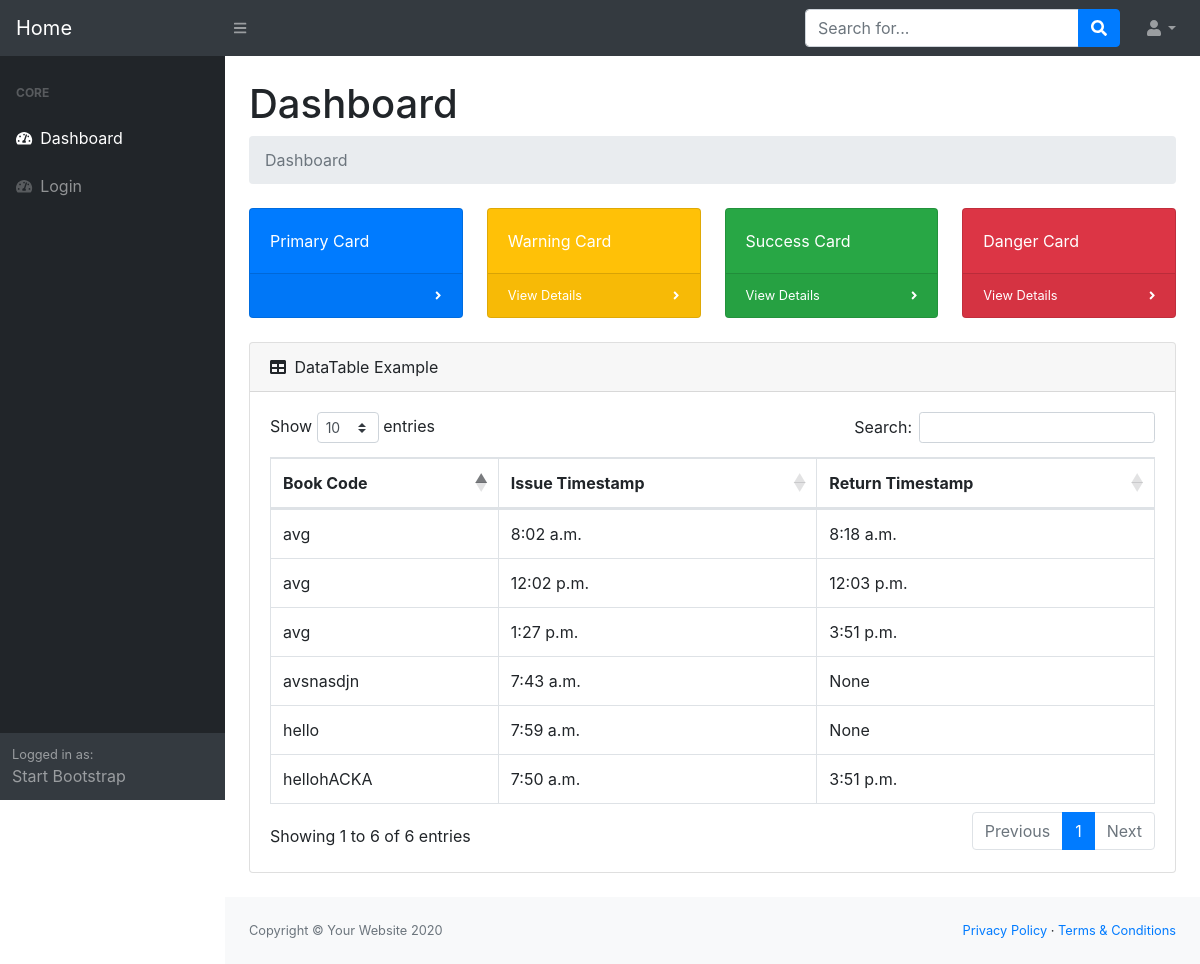
The page /dashboard (signed in) on the database its author committed.
### profiles/models.py (models this page shows, shortened)
class Record(models.Model):
    acc     = models.CharField(max_length=50)
    issue   = models.TimeField(null=True,blank=True)
    back    = models.TimeField(null=True,blank=True)
    user    = models.ForeignKey(User,on_delete= models.CASCADE)

### books/views.py (the view)
# urls.py: path("dashboard",dashboard,name = 'dashboard'),
def dashboard(request):
    user  = request.user
    record  = Record.objects.filter(user=user)
    profile = Profile.objects.filter(user=user)
    context = {
        'record':record,
        'profile':profile,
    }
    return render(request,'dashboard.html',context)

### main/templates/dashboard.html (shortened to what this page needs)
{% load static %}
<!DOCTYPE html>
<html lang="en">
    <head>
        <link href="{% static 'css/styles.css' %}" rel="stylesheet" />
        <link href="https://cdn.datatables.net/1.10.20/css/dataTables.bootstrap4.min.css" rel="stylesheet" />
    </head>
    <body class="sb-nav-fixed">
        <nav class="sb-topnav navbar navbar-expand navbar-dark bg-dark">
            <a class="navbar-brand" href="{% url 'home' %}">Home</a>
            <button class="btn btn-link btn-sm order-1 order-lg-0" id="sidebarToggle" href="#"><i class="fas fa-bars"></i></button>
            <form class="d-none d-md-inline-block form-inline ml-auto mr-0 mr-md-3 my-2 my-md-0">
                <div class="input-group">
                    <input class="form-control" type="text" placeholder="Search for..." aria-label="Search" aria-describedby="basic-addon2" />
                    <div class="input-group-append">
                        <button class="btn btn-primary" type="button"><i class="fas fa-search"></i></button>
                    </div>
                </div>
            </form>
            <ul class="navbar-nav ml-auto ml-md-0">
                <li class="nav-item dropdown">
                    <a class="nav-link dropdown-toggle" id="userDropdown" href="#" role="button" data-toggle="dropdown" aria-haspopup="true" aria-expanded="false"><i class="fas fa-user fa-fw"></i></a>
                </li>
            </ul>
        </nav>
        <div id="layoutSidenav">
            <div id="layoutSidenav_nav">
                <nav class="sb-sidenav accordion sb-sidenav-dark" id="sidenavAccordion">
                    <div class="sb-sidenav-menu">
                        <div class="nav">
                            <div class="sb-sidenav-menu-heading">Core</div>
                            <a class="nav-link" href="{% url 'dashboard' %}">
                                <div class="sb-nav-link-icon"><i class="fas fa-tachometer-alt"></i></div>
                                Dashboard
                            </a><a class="nav-link" href="{% url 'login' %}">
                                <div class="sb-nav-link-icon"><i class="fas fa-tachometer-alt"></i></div>
                                Login
                            </a>
                        </div>
                    </div>
                    <div class="sb-sidenav-footer">
                        <div class="small">Logged in as:</div>
                        Start Bootstrap
                    </div>
                </nav>
            </div>
            <div id="layoutSidenav_content">
                <main>
                    <div class="container-fluid">
                        <h1 class="mt-4">Dashboard</h1>
                        <ol class="breadcrumb mb-4">
                            <li class="breadcrumb-item active">Dashboard</li>
                        </ol>
                        <div class="row">
                            <div class="col-xl-3 col-md-6">
                                <div class="card bg-primary text-white mb-4">
                                    <div class="card-body">Primary Card</div>
                                    <div class="card-footer d-flex align-items-center justify-content-between">
                                        <div class="small text-white"><i class="fas fa-angle-right"></i></div>
                                    </div>
                                </div>
                            </div>
                            <div class="col-xl-3 col-md-6">
                                <div class="card bg-warning text-white mb-4">
                                    <div class="card-body">Warning Card</div>
                                    <div class="card-footer d-flex align-items-center justify-content-between">
                                        <a class="small text-white stretched-link" href="#">View Details</a>
                                        <div class="small text-white"><i class="fas fa-angle-right"></i></div>
                                    </div>
                                </div>
                            </div>
                            <div class="col-xl-3 col-md-6">
                                <div class="card bg-success text-white mb-4">
                                    <div class="card-body">Success Card</div>
                                    <div class="card-footer d-flex align-items-center justify-content-between">
                                        <a class="small text-white stretched-link" href="#">View Details</a>
                                        <div class="small text-white"><i class="fas fa-angle-right"></i></div>
                                    </div>
                                </div>
                            </div>
                            <div class="col-xl-3 col-md-6">
                                <div class="card bg-danger text-white mb-4">
                                    <div class="card-body">Danger Card</div>
                                    <div class="card-footer d-flex align-items-center justify-content-between">
                                        <a class="small text-white stretched-link" href="#">View Details</a>
                                        <div class="small text-white"><i class="fas fa-angle-right"></i></div>
                                    </div>
                                </div>
                            </div>
                        </div>
                        <div class="card mb-4">
                            <div class="card-header">
                                <i class="fas fa-table mr-1"></i>
                                DataTable Example
                            </div>
                            <div class="card-body">
                                <div class="table-responsive">
                                    <table class="table table-bordered" id="dataTable" width="100%" cellspacing="0">
                                        <thead>
                                            <tr>
                                                <th>Book Code</th>
                                                <th>Issue Timestamp</th>
                                                <th>Return Timestamp</th>
                                            </tr>
                                        </thead>
                                        <tbody>
                                            {%  for i in record %}
                                            <tr>
                                                <td>{{ i.acc }}</td>
                                                <td>{{ i.issue }}</td>
                                                <td>{{ i.back }}</td>
                                            </tr>
                                            {% endfor %}
                                        </tbody>
                                    </table>
                                </div>
                            </div>
                        </div>
                    </div>
                </main>
                <footer class="py-4 bg-light mt-auto">
                    <div class="container-fluid">
                        <div class="d-flex align-items-center justify-content-between small">
                            <div class="text-muted">Copyright &copy; Your Website 2020</div>
                            <div>
                                <a href="#">Privacy Policy</a>
                                &middot;
                                <a href="#">Terms &amp; Conditions</a>
                            </div>
                        </div>
                    </div>
                </footer>
            </div>
        </div>
    </body>
</html>

### rows shown on the page
Record: acc "avsnasdjn", issue "7:43 a.m.", back "None"
Record: acc "hellohACKA", issue "7:50 a.m.", back "3:51 p.m."
Record: acc "hello", issue "7:59 a.m.", back "None"
Record: acc "avg", issue "8:02 a.m.", back "8:18 a.m."
Record: acc "avg", issue "12:02 p.m.", back "12:03 p.m."
Record: acc "avg", issue "1:27 p.m.", back "3:51 p.m."
